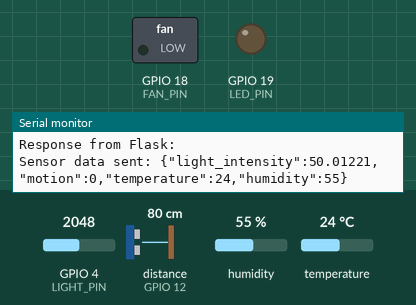
The sketch below on a simulated ESP32. Shown: switched loads named in the sketch (green lamp = pin HIGH), output pins drawn as LEDs (lit = HIGH), the last lines printed to the serial monitor. The inputs (shaded band) are chosen by the test bench; at power-on: distance to the obstacle (sensor on GPIO 12) 80 cm, temperature 24 °C, GPIO 4 (LIGHT_PIN) = 2048, humidity 55 %. The echo pulse lasts 58.3 µs per cm; WiFi joins after 1.5 s; servers stay silent unless stated; uploads are accepted with an empty reply.

Above: at 2.7 s.
2.8 s: distance to the obstacle (sensor on GPIO 12) set to 51 cm
5.3 s: distance to the obstacle (sensor on GPIO 12) set to 46 cm
At 7.2 s:
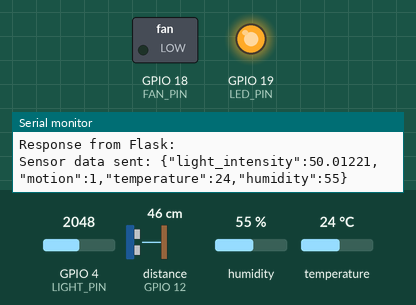
8.1 s: temperature set to 27 °C
10.2 s: temperature set to 30 °C
At 12.6 s:
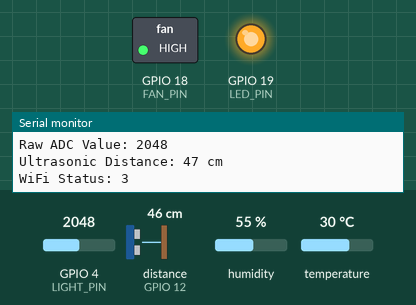
12.9 s: distance to the obstacle (sensor on GPIO 12) set to 60 cm
At 14.7 s:
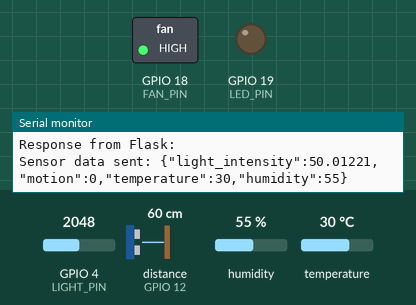
15.4 s: distance to the obstacle (sensor on GPIO 12) set to 2 cm
At 16.7 s:
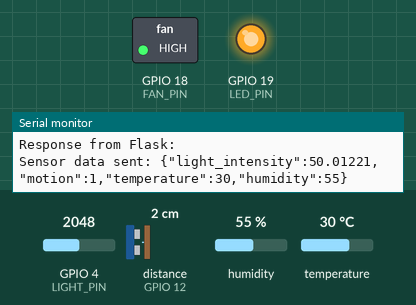
Timing chart, 0 to 18.4 s (numbered marks = the images above; inputs shaded):
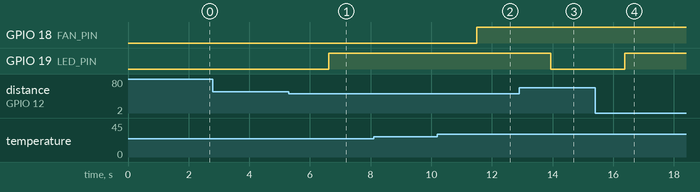

Measured:
- the behaviour switches between 49 and 48 cm on distance to the obstacle (sensor on GPIO 12) (found by bisection; images 0 and 1)
- the behaviour switches between 28 and 29 °C on temperature (found by bisection; images 1 and 2)
- after the input at 5.3 s, GPIO 19 (LED_PIN): LOW → HIGH after 1.3 s
- after the input at 10.2 s, GPIO 18 (FAN_PIN): LOW → HIGH after 1.3 s
- after the input at 12.9 s, GPIO 19 (LED_PIN): HIGH → LOW after 1.0 s
- after the input at 15.4 s, GPIO 19 (LED_PIN): LOW → HIGH after 0.97 s

The sketch:

smart_room.ino
```cpp
#include <WiFi.h>
#include <HTTPClient.h>
#include <ArduinoJson.h>
#include <DHT.h>
#include <NewPing.h>

// WiFi and Server Configuration
#define WIFI_SSID "Kico SK"
#define WIFI_PASSWORD "Robotics23"
#define SERVER_URL "http://192.168.1.65:5000/esp/update"

// Pin Definitions for ESP32-S
#define DHTPIN 15
#define DHTTYPE DHT11
#define TRIGGER_PIN 13
#define ECHO_PIN 12
#define LIGHT_PIN 4
#define FAN_PIN 18
#define LED_PIN 19
#define MAX_DISTANCE 200

// Initialize Sensors
DHT dht(DHTPIN, DHTTYPE);
NewPing sonar(TRIGGER_PIN, ECHO_PIN, MAX_DISTANCE);

void setup() {
  Serial.begin(115200);

  pinMode(FAN_PIN, OUTPUT);
  pinMode(LED_PIN, OUTPUT);
  digitalWrite(FAN_PIN, LOW);
  digitalWrite(LED_PIN, LOW);

  dht.begin();

  WiFi.begin(WIFI_SSID, WIFI_PASSWORD);
  Serial.print("Connecting to WiFi");
  while (WiFi.status() != WL_CONNECTED) {
    delay(500);
    Serial.print(".");
  }
  Serial.println("\nConnected to WiFi");
}

void loop() {
  if (WiFi.status() == WL_CONNECTED) {
    HTTPClient http;
    StaticJsonDocument<200> doc;

    // Read sensor data
    float lightIntensity = analogRead(LIGHT_PIN) / 4095.0 * 100.0;
    Serial.print("Raw ADC Value: ");
    Serial.println(analogRead(LIGHT_PIN)); // Debug ADC
    unsigned int distance = sonar.ping_cm();
    Serial.print("Ultrasonic Distance: ");
    Serial.print(distance);
    Serial.println(" cm");
    int motion = (distance > 0 && distance < 50) ? 1 : 0;
    float temperature = dht.readTemperature();
    float humidity = dht.readHumidity();

    if (isnan(temperature) || isnan(humidity)) {
      Serial.println("Failed to read DHT sensor!");
      temperature = -1;
      humidity = -1;
    }

    doc["light_intensity"] = lightIntensity;
    doc["motion"] = motion;
    doc["temperature"] = temperature;
    doc["humidity"] = humidity;

    String jsonStr;
    serializeJson(doc, jsonStr);

    Serial.print("WiFi Status: ");
    Serial.println(WiFi.status());
    http.begin(SERVER_URL);
    http.addHeader("Content-Type", "application/json");
    int httpResponseCode = http.POST(jsonStr);

    if (httpResponseCode > 0) {
      String response = http.getString();
      Serial.println("Response from Flask: " + response);
    } else {
      Serial.print("HTTP Error code: ");
      Serial.println(httpResponseCode);
    }
    http.end();

    digitalWrite(LED_PIN, motion ? HIGH : LOW);
    digitalWrite(FAN_PIN, temperature > 28.0 ? HIGH : LOW);

    Serial.print("Sensor data sent: ");
    serializeJson(doc, Serial);
    Serial.println();
  } else {
    Serial.println("WiFi disconnected");
  }

  delay(1000);
}
```
